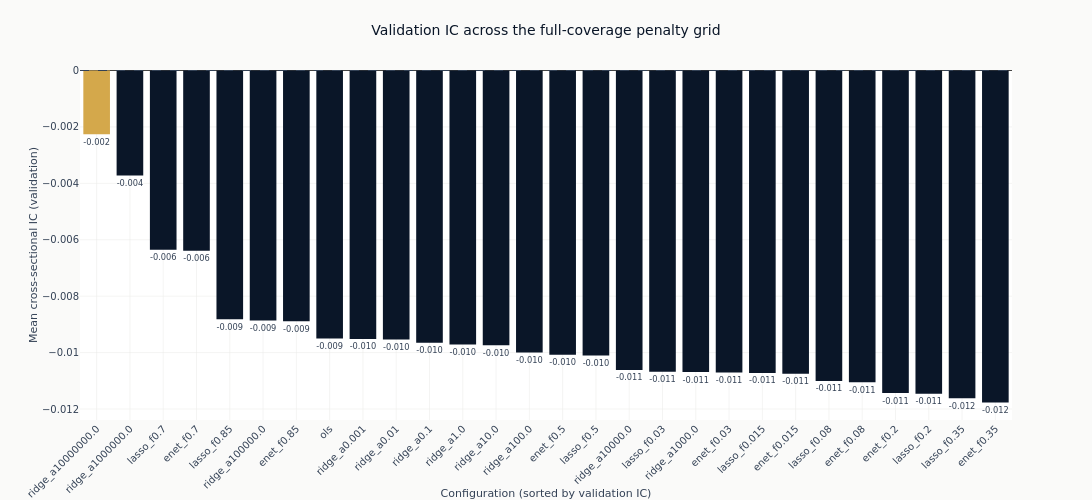

The notebook cell this image was saved under:
### Markdown cell above
### How the penalty grid ranks

Only the configurations measured on all `full_days` validation dates are charted. The zero line
is the reference that matters: a bar below it is a model whose ranking pointed the wrong way out
of sample.

### Code cell
def compact(params: str) -> str:
    """Render declared parameters for a label: `alpha=1000000.0` reads as `alpha=1e+06`."""
    return re.sub(r"\d+\.?\d*(?:[eE][+-]?\d+)?", lambda m: f"{float(m.group()):g}", params)


full = catalog.filter("full_coverage")
leader = full.row(0, named=True)

fig_ic = go.Figure(
    go.Bar(
        x=full.get_column("config_name").to_list(),
        y=full.get_column("ic_mean").to_list(),
        marker_color=[
            COLORS["amber"] if name == leader["config_name"] else COLORS["blue"]
            for name in full.get_column("config_name")
        ],
        text=[f"{value:+.3f}" for value in full.get_column("ic_mean")],
        textposition="outside",
        cliponaxis=False,
    )
)
fig_ic.add_hline(y=0, line_width=1, line_dash="dash", line_color=COLORS["neutral"])
fig_ic.update_layout(
    title="Validation IC across the full-coverage penalty grid",
    height=500,
    width=1100,
    showlegend=False,
    margin=dict(t=70),
)
fig_ic.update_xaxes(title_text="Configuration (sorted by validation IC)", tickangle=-45)
fig_ic.update_yaxes(title_text="Mean cross-sectional IC (validation)")
show_plotly_with_alt(
    fig_ic,
    "Bar chart of mean validation information coefficient for every full-coverage linear "
    f"configuration, sorted descending, against a dashed zero line. {leader['config_name']} "
    f"({compact(leader['params'])}) is highlighted in amber at the top of the ranking at IC "
    f"{leader['ic_mean']:+.3f}. Every bar falls below the zero line.",
)

### Figure 1 — Plotly figure (JSON) as saved in the notebook; plotly's stock layout.template omitted (floating-point values rounded to 4 significant figures)
{"data": [{"cliponaxis": false, "marker": {"color": ["#D4A84B", "#0a1628", "#0a1628", "#0a1628", "#0a1628", "#0a1628", "#0a1628", "#0a1628", "#0a1628", "#0a1628", "#0a1628", "#0a1628", "#0a1628", "#0a1628", "#0a1628", "#0a1628", "#0a1628", "#0a1628", "#0a1628", "#0a1628", "#0a1628", "#0a1628", "#0a1628", "#0a1628", "#0a1628", "#0a1628", "#0a1628", "#0a1628"]}, "text": ["-0.002", "-0.004", "-0.006", "-0.006", "-0.009", "-0.009", "-0.009", "-0.009", "-0.010", "-0.010", "-0.010", "-0.010", "-0.010", "-0.010", "-0.010", "-0.010", "-0.011", "-0.011", "-0.011", "-0.011", "-0.011", "-0.011", "-0.011", "-0.011", "-0.011", "-0.011", "-0.012", "-0.012"], "textposition": "outside", "type": "bar", "x": ["ridge_a10000000.0", "ridge_a1000000.0", "lasso_f0.7", "enet_f0.7", "lasso_f0.85", "ridge_a100000.0", "enet_f0.85", "ols", "ridge_a0.001", "ridge_a0.01", "ridge_a0.1", "ridge_a1.0", "ridge_a10.0", "ridge_a100.0", "enet_f0.5", "lasso_f0.5", "ridge_a10000.0", "lasso_f0.03", "ridge_a1000.0", "enet_f0.03", "lasso_f0.015", "enet_f0.015", "lasso_f0.08", "enet_f0.08", "enet_f0.2", "lasso_f0.2", "lasso_f0.35", "enet_f0.35"], "y": [-0.002259, -0.003725, -0.006353, -0.006393, -0.008818, -0.008858, -0.008886, -0.009496, -0.009516, -0.009534, -0.009646, -0.009713, -0.009739, -0.009997, -0.01007, -0.01011, -0.01062, -0.01068, -0.01069, -0.01071, -0.01072, -0.01075, -0.011, -0.01105, -0.01144, -0.01145, -0.01162, -0.01177]}], "layout": {"height": 500, "margin": {"t": 70}, "shapes": [{"line": {"color": "#334155", "dash": "dash", "width": 1}, "type": "line", "x0": 0, "x1": 1, "xref": "x domain", "y0": 0, "y1": 0, "yref": "y"}], "showlegend": false, "title": {"text": "Validation IC across the full-coverage penalty grid"}, "width": 1100, "xaxis": {"tickangle": -45, "title": {"text": "Configuration (sorted by validation IC)"}}, "yaxis": {"title": {"text": "Mean cross-sectional IC (validation)"}}}}
